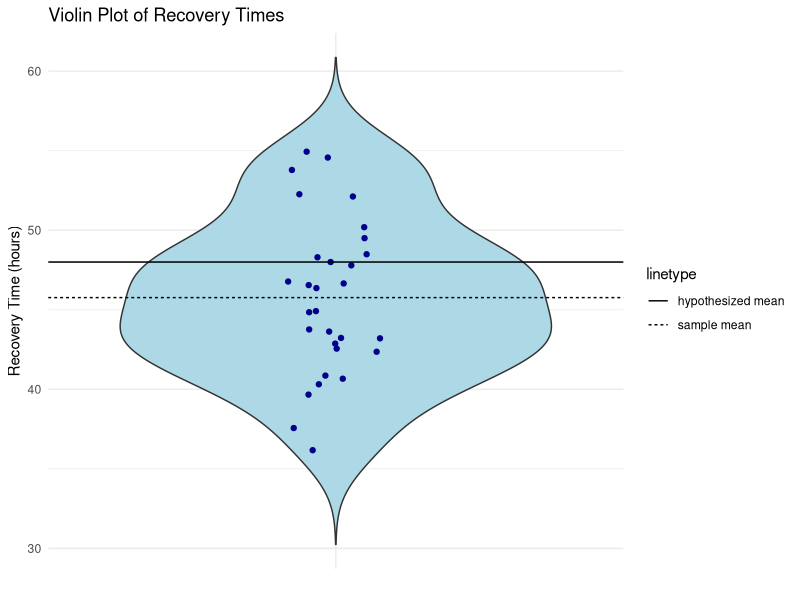
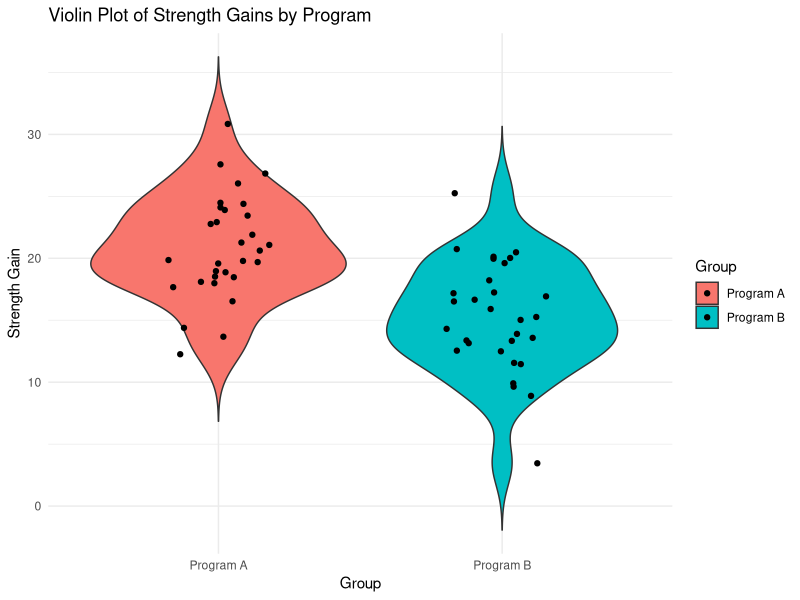
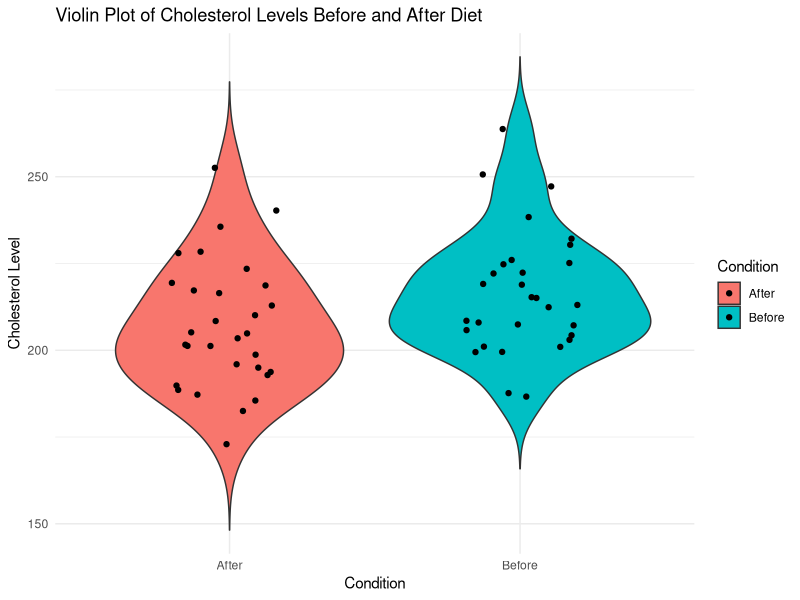

Write R code to recreate these figures, in order.
## ---- chunk 1
library(ggplot2)
set.seed(123)
## ---- chunk 2
# sample from a normal distribution with true mean 45 and sd 5
recovery_times <- rnorm(30, mean = 46, sd = 5) 
sample_mean <- mean(recovery_times) # x bar; at a sample size of n this should be very close to 46
ggplot(data.frame(RecoveryTime = recovery_times), aes(x = factor(1), y = RecoveryTime)) +
  geom_violin(trim = FALSE, fill = "lightblue") +
  geom_jitter(width = 0.1, color = "darkblue") +
  geom_hline(aes(yintercept = sample_mean, linetype = "sample mean")) + # add dashed line to show the sample mean
  geom_hline(aes(yintercept = 48, linetype = "hypothesized mean")) +  # hypothesized mean
  #scale_linetype_manual(values = c("sample mean" = "dotdash", "hypothesized mean" = "dot"))+
  labs(title = "Violin Plot of Recovery Times",
       x = "",
       y = "Recovery Time (hours)") +
  theme_minimal() +
  theme(axis.text.x = element_blank(), axis.ticks.x = element_blank()) # remove unecessary x-axis labels

## ---- chunk 3
t_test <- t.test(recovery_times, mu = 48, alternative = "less")
t_test
## ---- chunk 4
# alternative specifies the type of one-sample test 
t.test(recovery_times, mu = 48, alternative = "two.sided")
## ---- chunk 5
# let's simulate strength gains for two different training programs
# these programs are creatively named program a and program b
strength_gains_a <- rnorm(30, mean = 20, sd = 5)
strength_gains_b <- rnorm(30, mean = 15, sd = 5)
# make a data frame to hold the simulated populations
df_strength <- data.frame(Group = factor(rep(c("Program A", "Program B"),
                                             each = 30)), # the function 'rep' repeats the values 30 times (our sample size)
                          StrengthGain = c(strength_gains_a, strength_gains_b))

ggplot(df_strength, aes(x = Group, y = StrengthGain, fill = Group)) +
  geom_violin(trim = FALSE) +
  geom_jitter(width = 0.2, color = "black") +
  labs(title = "Violin Plot of Strength Gains by Program",
       x = "Group",
       y = "Strength Gain") +
  theme_minimal()

## ---- chunk 6
two_sample_two_tailed_test <- t.test(strength_gains_a, strength_gains_b, alternative = "two.sided")
two_sample_two_tailed_test
## ---- chunk 7
one_sample_one_tailed_test <- t.test(strength_gains_a, strength_gains_b, alternative = "greater")
one_sample_one_tailed_test
## ---- chunk 8
before <- rnorm(30, mean = 220, sd = 20)
after <- before - rnorm(30, mean = 10, sd = 5)

df_cholesterol <- data.frame(Condition = factor(rep(c("Before", "After"), each = 30)),
                             Cholesterol = c(before, after))

ggplot(df_cholesterol, aes(x = Condition, y = Cholesterol, fill = Condition)) +
  geom_violin(trim = FALSE) +
  geom_jitter(width = 0.2, color = "black") +
  labs(title = "Violin Plot of Cholesterol Levels Before and After Diet",
       x = "Condition",
       y = "Cholesterol Level") +
  theme_minimal()

## ---- chunk 9
paired_two_tailed <- t.test(before, after, paired = TRUE, alternative = "two.sided")
paired_two_tailed
## ---- chunk 10
t.test(before, after, paired = TRUE, alternative = "less")
## ---- chunk 11
scores_method_a <- rnorm(30, mean = 75, sd = 10)  # Group A
scores_method_b <- rnorm(30, mean = 80, sd = 10)  # Group B

t_test_equal_var <- t.test(scores_method_a, scores_method_b, var.equal = TRUE)
t_test_equal_var
## ---- chunk 12
scores_method_a_adj <- rnorm(30, mean = 75, sd = 12)
scores_method_b_adj <- rnorm(30, mean = 80, sd = 8)

t_test_unequal_var <- t.test(scores_method_a_adj, scores_method_b_adj, var.equal = FALSE)
t_test_unequal_var
